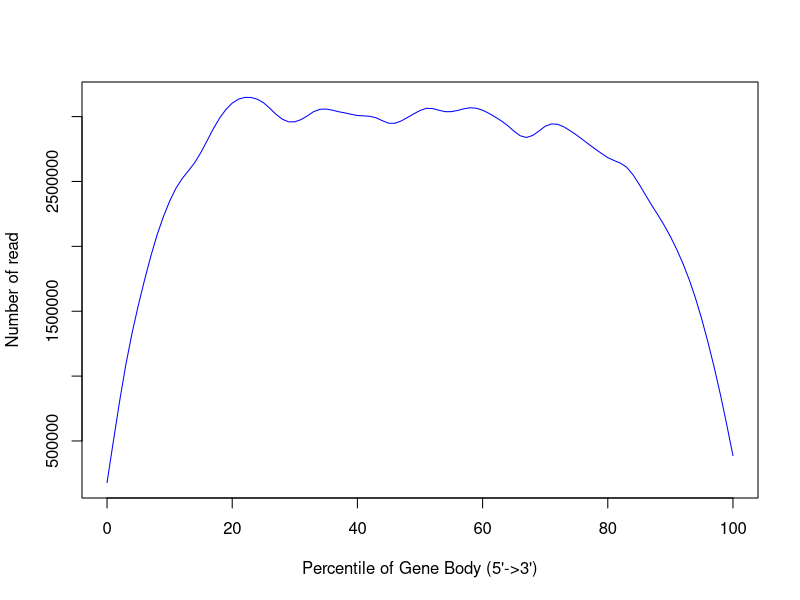

Write the R code that produced this figure.
png('/rds/user/is460/hpc-work/muscle-rnaseq/ezbamqc/output/figs/srpk3_wt_ttnb_wt_6.geneBodyCoverage.png',width=500,height=500,units='px')
x=c(0,1,2,3,4,5,6,7,8,9,10,11,12,13,14,15,16,17,18,19,20,21,22,23,24,25,26,27,28,29,30,31,32,33,34,35,36,37,38,39,40,41,42,43,44,45,46,47,48,49,50,51,52,53,54,55,56,57,58,59,60,61,62,63,64,65,66,67,68,69,70,71,72,73,74,75,76,77,78,79,80,81,82,83,84,85,86,87,88,89,90,91,92,93,94,95,96,97,98,99,100)
y=c(173072,469734,805054,1135748,1341546,1525467,1713668,1944888,2099379,2224280,2327834,2472738,2559145,2550811,2610399,2740802,2791681,2923593,3007175,3041996,3116490,3134750,3134505,3163923,3116777,3130568,3074692,3008004,2964017,2954256,2959531,2974619,2981552,3064544,3073301,3071534,3025689,3027164,3052011,3011155,2992764,3000788,3011842,3021449,2972143,2918629,2927759,2979987,3003103,3008369,3040477,3087820,3090997,3026901,3022030,3036634,3035168,3073684,3070628,3073646,3050190,3023016,2988276,2968247,2946033,2917616,2818393,2813285,2852525,2874730,2948798,2974248,2936440,2913287,2883451,2863368,2823469,2776540,2755476,2724952,2678137,2614362,2666496,2642693,2560431,2467532,2397426,2298191,2242830,2177063,2072654,1975682,1867862,1747507,1608545,1442770,1256589,1065942,866728,640009,366921)
smoothsp = smooth.spline(x,y,spar=0.35)
plot(smoothsp,type="l",col="blue",xlab="Percentile of Gene Body (5'->3')",ylab="Number of read",xlim=c(0,100))
dev.state = dev.off()
